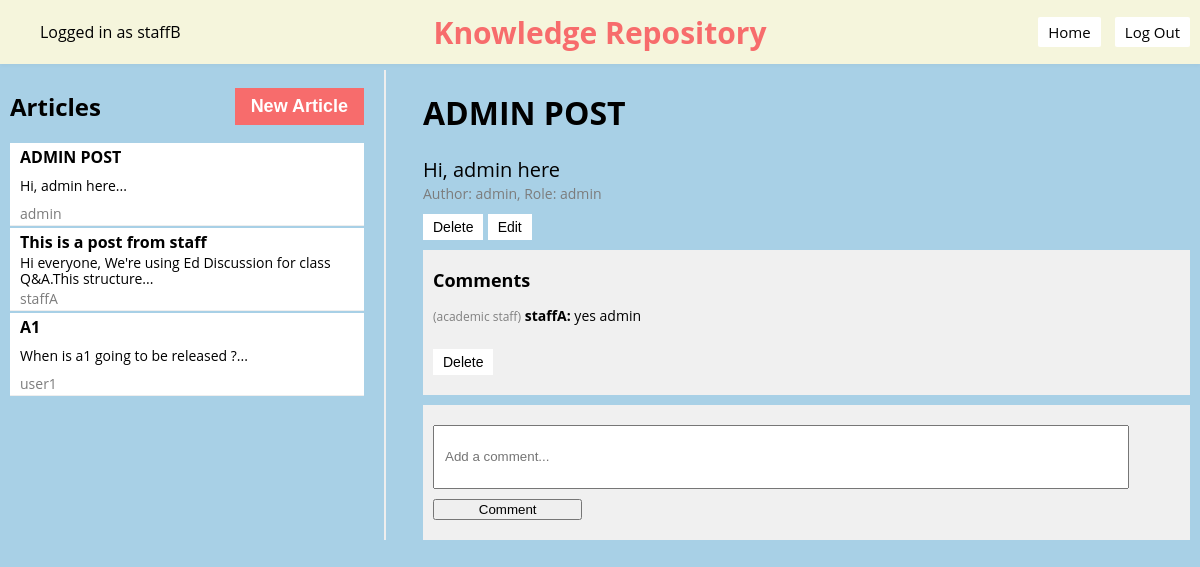
The app's page /knowledge-repository/1 (signed in) with its own data.
### models.py (models this page shows)
class Base(DeclarativeBase):
    pass

class User(Base):
    __tablename__ = "user"
    username: Mapped[str] = mapped_column(String, primary_key=True)
    password: Mapped[str] = mapped_column(String)
    salt: Mapped[str] = mapped_column(String)
    failed_attempts: Mapped[int] = mapped_column(Integer, default=0)
    lockout_until: Mapped[datetime] = mapped_column(DateTime, nullable=True)
    role: Mapped[RoleType] = mapped_column(Enum(RoleType), nullable=False)
    online: Mapped[bool] = mapped_column(Boolean, default=False)

class Article(Base):
    __tablename__ = "article"
    id: Mapped[int] = mapped_column(Integer, primary_key=True)
    title: Mapped[str] = mapped_column(String(100), nullable=False)
    content: Mapped[str] = mapped_column(Text, nullable=False)
    author_id: Mapped[int] = mapped_column(Integer, ForeignKey('user.username'), nullable=False)
    comments = relationship('Comment', backref='article', lazy='dynamic')
    user = relationship("User", foreign_keys=[author_id])

class Comment(Base):
    __tablename__ = "comment"
    id: Mapped[int] = mapped_column(Integer, primary_key=True)
    content: Mapped[str] = mapped_column(Text, nullable=False)
    article_id: Mapped[int] = mapped_column(Integer, ForeignKey('article.id'), nullable=False)
    author_id: Mapped[int] = mapped_column(Integer, ForeignKey('user.username'), nullable=False)
    author_role: Mapped[RoleType] = mapped_column(Enum(RoleType), nullable=False)
    user = relationship("User", foreign_keys=[author_id])

### app.py (the view)
@app.route("/knowledge-repository", defaults={'article_id': None})
@app.route("/knowledge-repository/<int:article_id>")
def knowledge_repository(article_id):
    username = session.get("username")
    if username is None:
        return redirect(url_for('login'))  # Redirect to login page
    articles = db.get_all_articles()
    selected_article = db.get_article(article_id) if article_id else None
    user = db.get_user(username)
    user_role = user.role.name if hasattr(user.role, 'name') else str(user.role)
    if selected_article:
        comments = db.get_comments(selected_article.id)
    else:
        comments = []
    if selected_article != None:
        author_role = db.get_user_role(selected_article.author_id)
    else:
        author_role = "student"
    return render_template('knowledge_repository.jinja', username=username, articles=articles, selected_article=selected_article, author_role=author_role, user_role=user_role, comments=comments)

### app.py (called while the page is built)
def csp_policy_string(policy_dict):
    return "; ".join([f"{key} {' '.join(val) if isinstance(val, list) else val}" for key, val in policy_dict.items()])

@app.after_request
def apply_csp(response):
    policy = {
    "default-src": "'self'",
    "script-src": [
        "'self'",
        "https://cdnjs.cloudflare.com",  # Allow scripts from CDN for Crypto-JS
        "https://cdn.jsdelivr.net",
        "'unsafe-inline'"
    ],
    "style-src": "'self' 'unsafe-inline'",  # Allows inline styles;
    "img-src": "'self'",
    "connect-src": "'self'",  # Restricts the URLs which can be loaded using script interfaces
    "font-src": "'self'",  # Fonts loading
    "object-src": "'none'",  # Prevents object, embed, and applet elements from rendering
    "frame-ancestors": "'none'"  # Protects against clickjacking
}
    response.headers['Content-Security-Policy'] = csp_policy_string(policy)
    return response

### db.py (called while the page is built)
def get_user(username: str):
    with Session(engine) as session:
        return session.get(User, username)

def get_all_articles():
    with Session(engine) as session:
        articles = session.query(Article).all()
        return articles

def get_article(article_id):
    with Session(engine) as session:
        return session.query(Article).filter(Article.id == article_id).first()

def get_comments(article_id):
    with Session(engine) as session:
        return session.query(Comment).filter(Comment.article_id == article_id).all()

def get_user_role(username):
    with Session(engine) as session:
        user = session.query(User).filter(User.username == username).first()
        if user:
            return user.role.value
        else:
            return None  # Return None if the user is not found

### templates/knowledge_repository.jinja (shortened to what this page needs)
{% extends 'base.jinja' %}
{% block content %}
<nav style="padding: 2px 0; overflow: auto;">
    <div style="float: left;">
        <ul>
            <li class="username" style="display: inline-block;">Logged in as {{ username }}</li>
        </ul>
    </div>
        <div style="text-align: center; position: absolute; left: 50%; transform: translateX(-50%);">
        <h1 style="margin: 0; font-size: 30px; color: #F76C6c; ">Knowledge Repository</h1>
    </div>
    <div style="float: right;">
        <ul>
            <li style="display: inline-block;"><button onclick="location.href='{{ url_for('home') }}'">Home</button></li>
            <button onclick="confirmLogout()">Log Out</button>
        </ul>
    </div>
</nav>
<div class="container">
    <div class="sidebar">
        <div class="sidebar-header">
            <h2>Articles</h2>
            <button class="new-article" id="newArticleBtn">New Article</button>
        </div>
        {% for article in articles %}
            <div class="article-preview" onclick="location.href='{{ url_for('knowledge_repository', article_id=article.id) }}'">
                <h3 id="sidebar-title-{{ article.id }}">{{ article.title }}</h3>
                <p id="sidebar-content-{{ article.id }}" style="font-size: 14px; color: black; margin: 1px 0;">{{ article.content.split()[:10]|join(' ') }}...</p>
                <p style="font-size: 14px; color: rgb(124, 124, 124);margin: 1px 0;">{{ article.author_id }}</p>
            </div>
        {% endfor %}
        </div>
        <div class="main-content">
            {% if selected_article %}
            <h1 id="article-title-{{ selected_article.id }}">{{ selected_article.title }}</h1>
            <p id="article-content-{{ selected_article.id }}" style="font-size: 20px; color: black; ; margin: 1px 0;">{{ selected_article.content }}</p>
            <p style="font-size: 14px; color: rgb(124, 124, 124); ; margin: 1px 0;">Author: {{ selected_article.author_id }}, Role: {{ author_role }}</p>
            {% if user_role == 'ADMIN' or user_role == 'ACADEMIC' or user_role == 'ADMINISTRATIVE' %}
                <button class="button" onclick="deleteArticle({{ selected_article.id }}); event.stopPropagation();" style="vertical-align: top;">
                    Delete
                </button>
            {% endif %}
            {% if username == selected_article.author_id or user_role == 'ADMIN' or user_role == 'ACADEMIC' or user_role == 'ADMINISTRATIVE' %}
                <button class="button" id="edit-button-{{ selected_article.id }}" onclick="enableEditing({{ selected_article.id }})">Edit</button>
            {% endif %}
            <div class="comments">
            <h3>Comments</h3>
            {% for comment in comments %}
                <div class="comment">
                    <p>
                    <span class="comment-role">({{ comment.author_role.value }})</span>
                    <span class="comment-author">{{ comment.author_id }}:</span>
                    <span class="comment-content">{{ comment.content }}</span>
                    </p>
                    {% if user_role == 'ADMIN' or user_role == 'ACADEMIC' or user_role == 'ADMINISTRATIVE'%}
                        <button onclick="deleteComment({{ comment.id }})" class="button delete-button">Delete</button>
                    {% endif %}
                </div>
                {% else %}
                <p>No comments yet.</p>
                {% endfor %}
            </div>
            <div class="comments">
                <form action="{{ url_for('add_comment', article_id=selected_article.id) }}" method="post">
                    <input type="text" name="content" placeholder="Add a comment...">
                    <button type="submit">Comment</button>
                </form>
            </div>
            {% endif %}
        </div>
    </div>
{% endblock %}

### templates/base.jinja (shortened to what this page needs)
<!DOCTYPE html>
<html>
    <head>
    </head>
    <body>
        {% block content %} {% endblock %}
    </body>
</html>

### templates/knowledge_repository.jinja (style rules this page uses)
html, body { margin: 0; padding: 0; width: 100%; height: 100%; display: flex; flex-direction: column; font-family: 'Open Sans', sans-serif; background-color: #A8D0E6; }
nav { position: absolute; width: 100%; height: 60px; background-color: beige; display: flex; justify-content: space-between; align-items: center; padding: 0 20px; box-shadow: 0 2px 4px rgba(0, 0, 0, 0.03); overflow: hidden; }
h2 { font-family: 'Open Sans', sans-serif; }
h3 { font-family: 'Open Sans', sans-serif; color: black; font-size: 18px; margin: 8px 0; }
p { font-family: 'Open Sans', sans-serif; color: black; font-size: 14px; }
.container { margin-top: 60px; display: flex; justify-content: space-between; padding: 10px; }
.sidebar { overflow: auto; width: 30%; border-right: 2px solid #eee; padding-right: 20px; }
.sidebar-header { display: flex; align-items: center; justify-content: space-between; }
.article-preview { cursor: pointer; padding: 1px; border-bottom: 1px solid #eee; height: 80px; display: flex; flex-direction: column; justify-content: space-between; overflow: hidden; background: #fff; margin-bottom: 2px; padding-left: 5px; }
.article-preview h3 { margin-top: 2px; font-size: 16px; overflow: hidden; text-overflow: ellipsis; margin-bottom: 0px; white-space: nowrap; padding-left: 5px; }
.article-preview p { margin-top: 0px; line-height: 1.2; font-size: 14px; cursor: pointer; border-bottom: 0px solid #eee; overflow: hidden; text-overflow: ellipsis; padding-left: 5px; padding-right: 5px; }
.main-content { width: 65%; padding-left: 20px; }
.comments { margin-top: 10px; background-color: #f0f0f0; padding: 10px; overflow-y: auto; // Enable vertical scrolling }
.comment { margin-bottom: 10px; }
nav button { font-family: 'Open Sans', sans-serif; padding: 5px 10px; background-color: white; color: black; border: none; border-radius: 2px; cursor: pointer; text-align: center; text-decoration: none; display: inline-block; margin-right: 10px; font-size: 15px; transition: background-color 0.3s, color 0.3s; }
.new-article { padding: 8px 16px; background-color: #F76C6c; color: white; border: none; cursor: pointer; font-size: 18px; font-weight: bold; transition: background-color 0.2s; }
form { width: 100%; display: flex; flex-direction: column; align-items: left; }
form input[type="text"] { margin-top: 10px; width: 90%; padding: 10px; height: 40px; }
form button { margin-top: 10px; margin-bottom: 10px; width: 20%; }
.button { margin-top: 10px; padding: 5px 10px; background-color: white; color: black; border: none; cursor: pointer; font-size: 14px; transition: background-color 0.3s, box-shadow 0.3s; }
.comment p { font-size: 14px; color: black; }
.comment .comment-role { font-size: 12px; color: grey; }
.comment .comment-author { font-size: 14px; font-weight: bold; }
.comment .comment-content { font-size: 14px; }

### records on screen
User: username "staffB"
Article: title "ADMIN POST", content.split "Hi, admin here", author_id "admin", content "Hi, admin here"
Article: title "This is a post from staff", content.split "Hi everyone, We're using Ed Discussion for class Q&A.This structure", author_id "staffA"
Article: title "A1", content.split "When is a1 going to be released ?", author_id "user1"
Comment: author_role.value "academic staff", author_id "staffA", content "yes admin"

### other values on screen
{{ author_role }} "admin"
